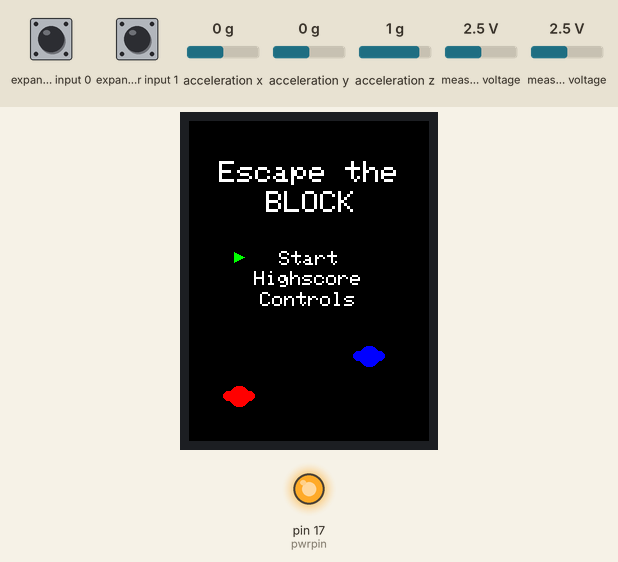
The sketch below on a simulated Arduino Uno, built with avr-gcc and run on an emulated ATmega328P. Parts: 240×320 colour display, output pins drawn as LEDs (lit = HIGH). Wiring (inferred from the names in the program): Wii Nunchuk at I2C address 0x52. The inputs (shaded band) are chosen by the test bench; at power-on: measured voltage 2.5 V, expander input 0 HIGH, expander input 1 HIGH, acceleration x 0 g, acceleration y 0 g, acceleration z 1 g.

Above: at 1.3 s.
1.4 s: measured voltage (sensor 201) set to 0.1 V
At 2.9 s:
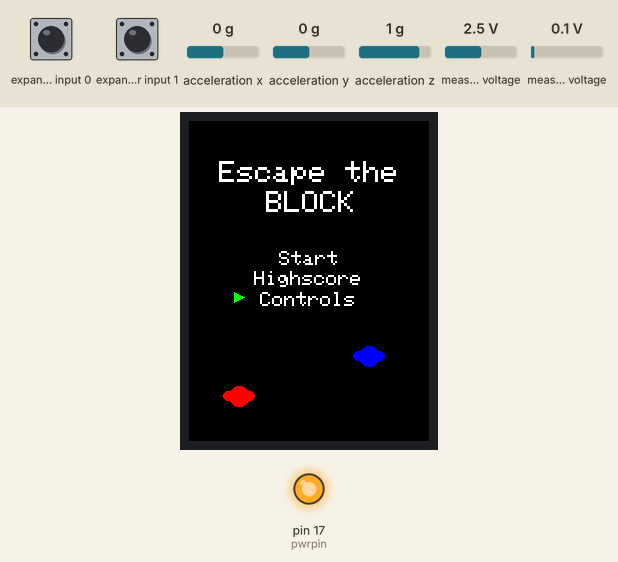
3.3 s: expander input 0 pulled LOW for 0.25 s
At 4.1 s:
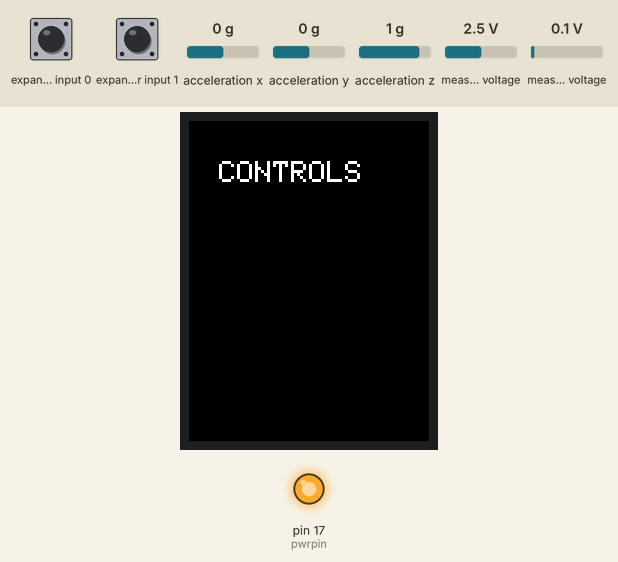
5.1 s: expander input 1 pulled LOW for 0.25 s
At 5.6 s:
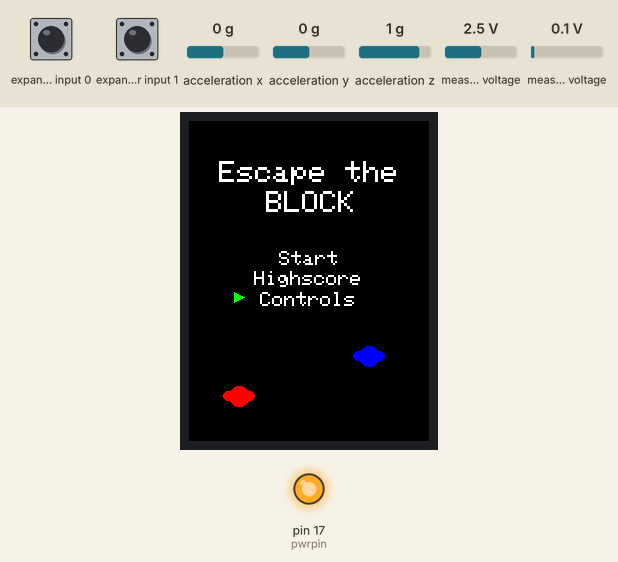
6.8 s: measured voltage (sensor 201) set to 3.8 V
At 7.25 s:
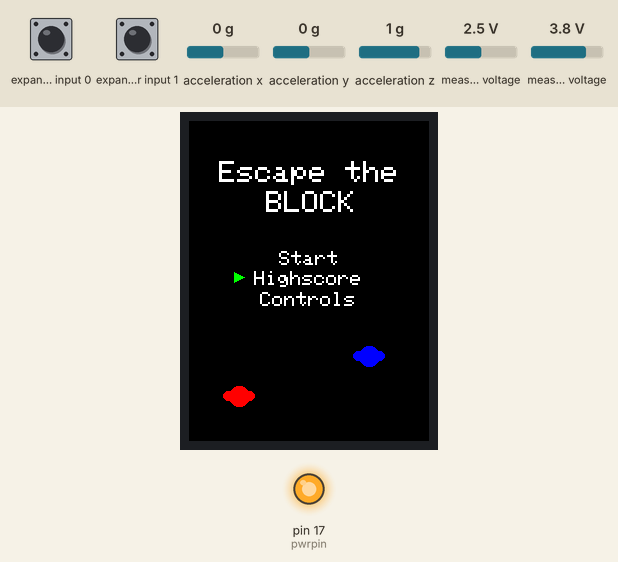
8.8 s: expander input 0 pulled LOW for 1 s
12.8 s: measured voltage (sensor 200) set to 0.1 V
Timing chart, 0 to 15.8 s (numbered marks = the images above; inputs shaded):
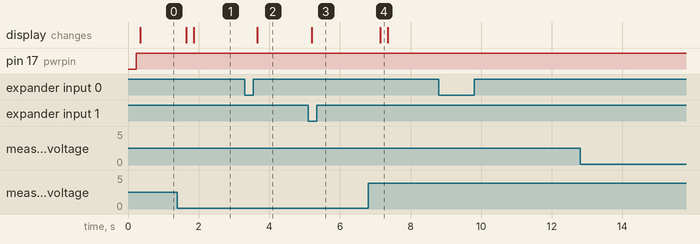

The sketch:

IRgame_home.ino
```cpp
#include <Wire.h>
#include <Adafruit_ILI9341.h>
#include <Adafruit_GFX.h>    // Core graphics library

#define BLACK   0x0000
#define BLUE    0x001F
#define RED     0xF800
#define GREEN   0x07E0
#define CYAN    0x07FF
#define MAGENTA 0xF81F
#define YELLOW  0xFFE0
#define WHITE   0xFFFF
#define GREY    0xD6BA

#define BACKGROUND	0x0000

#define TFT_DC 9
#define TFT_CS 10

Adafruit_ILI9341 screen = Adafruit_ILI9341(TFT_CS, TFT_DC);

int pointerPos = 1;
int oudpointerPos = 2;
int scherm = 1, oudescherm = 1;

int joyx;			//de x-coordinaten van het charcter
int joyy = 275;		//de y-coordinaten van het charcter, 275 is de beginlocatie van het onderste charachter


int charachterx = 115;	//de x locatie van het charchter, als de nunchuck naar rechts/links word geduwd komt er iedere loop 1 bij/af
//115 is de beginlocatie waaruit de charachter wordt getekend


int main (){
	init();
	screen.begin();
	screen.fillScreen(BACKGROUND);
	nunchuck_setpowerpins();
	nunchuck_init();
	Serial.begin(9600);

	for(;;){
		nunchuck_get_data();	//nunchuck data ophalen
		joyy = nunchuck_joyy();	//y data van de joystick ophalen
		joyx = nunchuck_joyx();	//x data van de joystick ophalen

		/*		UITLEZEN
		Serial.print("scherm: ");
		Serial.print(scherm);
		Serial.print(", c button: ");
		Serial.print(nunchuck_cbutton());
		Serial.print(", z button: ");
		Serial.println(nunchuck_zbutton());
		*/

		clearScreen();

		if(scherm == 1){		//scherm 1 is het homescreen
			drawHomescreen();
			drawPointer();
		}

		if(scherm == 2){		//scherm 2 is het spel
			start();
		}

		if(scherm == 3){		//scherm 3 is de highscores
			highscore();
		}

		if(scherm == 4){		//scherm 4 is de controls
			controls();
		}
	}
}

void clearScreen(){
	if (scherm != oudescherm) {			//het scherm wor eerst geleegd als je van scherm veranderd
		screen.fillScreen(BACKGROUND);
		oudescherm = scherm;
	}
}

void drawHomescreen(){				//het homescreen
	screen.setCursor(30, 40);
	screen.setTextColor(WHITE);  screen.setTextSize(3);
	screen.println("Escape the");
	screen.setCursor(77, 70);
	screen.setTextColor(WHITE);  screen.setTextSize(3);
	screen.println("BLOCK");
	screen.setCursor(90, 130);
	screen.setTextColor(WHITE);  screen.setTextSize(2);
	screen.println("Start");
	screen.setCursor(65, 150);
	screen.setTextColor(WHITE);  screen.setTextSize(2);
	screen.println("Highscore");
	screen.setCursor(71, 171);
	screen.setTextColor(WHITE);  screen.setTextSize(2);
	screen.println("Controls");

	drawcharHomescreen(50, 275, RED);		//teken twee players ter decoratie op het homescreen
	drawcharHomescreen(180, 235, BLUE);
}


void drawcharHomescreen(int x, int y, int color){	//een player tekenen
	screen.fillCircle(x, y, 10, color);
	screen.fillRoundRect(x - 16, y - 5, 32, 10, 5, color);
}


void drawPointer(){			//het tekenen  van de aanwijzer

	if (oudpointerPos != pointerPos){	//als de positie van de pointer is veranderd haal je de pointer weg van de vorigie positie
		if (oudpointerPos == 1){
			screen.fillTriangle(45, 131, 45, 141, 55, 136, BACKGROUND);
		}

		if (oudpointerPos == 2){
			screen.fillTriangle(45, 151, 45, 161, 55, 156, BACKGROUND);
		}

		if (oudpointerPos == 3){
			screen.fillTriangle(45, 171, 45, 181, 55, 176, BACKGROUND);
		}
		oudpointerPos = pointerPos;
	}

	if (pointerPos == 1){
		screen.fillTriangle(45, 131, 45, 141, 55, 136, GREEN); //teken een pointer op positie 1
		if(nunchuck_zbutton() == 1){
			scherm = 2;		//als de pointer op positie 1 is en er word op z gedrukt, ga naar scherm 2 (start)
		}
	}

	if (pointerPos == 2){
		screen.fillTriangle(45, 151, 45, 161, 55, 156, GREEN);	//teken een pointer op positie 2

		if(nunchuck_zbutton() == 1){
			scherm = 3;		//als de pointer op positie 2 is en er word op z gedrukt, ga naar scherm 3 (Highscores)
		}
	}

	if (pointerPos == 3){
		screen.fillTriangle(45, 171, 45, 181, 55, 176, GREEN);	//teken een pointer op positie 3

		if(nunchuck_zbutton() == 1){
			scherm = 4;		//als de pointer op positie 3 is en er word op z gedrukt, ga naar scherm 2 (controls)
		}
	}


	_delay_ms(200);


	if (joyy > 140 && pointerPos > 1) {
		pointerPos--;
	} else if (joyy < 90 && pointerPos < 3) {
		pointerPos++;
	}
}

void start(){
	drawcharacter(joyx, 275, BLUE);

	if(nunchuck_cbutton() == 1){
		scherm = 1;
	}
}

void highscore(){
	screen.setCursor(30, 40);
	screen.setTextColor(WHITE);
	screen.setTextSize(3);
	screen.println("HIGHSCORES");

	if(nunchuck_cbutton() == 1){
		scherm = 1;
	}
}


void controls(){
	screen.setCursor(30, 40);
	screen.setTextColor(WHITE);
	screen.setTextSize(3);
	screen.println("CONTROLS");


	if(nunchuck_cbutton() == 1){
		scherm = 1;
	}
}


//functie voor het teken van het charachter op de juiste locatie
void drawcharacter(int x, int y, int Color){


	if (x > 140 && charachterx < 225) {			//de x coordinaten van de charachter mag niet hoger worden dan 225, anders gaat hij uit het scherm
		charachterx++;								//als de nunchuck naar rechts is geduwd, gaat het charachter ook naar rechts
		} else if (x < 90 && charachterx > 15) {	//de y coordinaten van de charachter mag niet lager worden dan 15, anders gaat hij uit het scherm
		charachterx--;								//als de nunchuck naar links is geduwd, gaat het charachter ook naar links
	}


	//teken het charachter
	screen.fillCircle(charachterx, y, 10, Color);						//hoofd
	screen.fillRoundRect(charachterx - 16, y - 5, 32, 10, 5, Color);	//schouders


	//een lijn om het charachter heen tekenen in dezelfde kleur als de achtergrond
	// B = boven, O = onder, L = links, R = rechts, hoofd is de middelste circel en de schouders zijn de uitsteksels aan de linker en rechter kant
	screen.drawLine(charachterx - 4, y - 11, charachterx + 4, y - 11, BACKGROUND);									// B hoofd
	screen.fillTriangle(charachterx - 4, y - 10, charachterx - 8, y - 6, charachterx - 8, y - 10, BACKGROUND);		// LB hoofd
	screen.drawLine(charachterx - 12, y - 6, charachterx - 8, y - 6, BACKGROUND);									// L schouder B
	screen.fillTriangle(charachterx - 13, y - 6, charachterx - 16, y - 2, charachterx - 16, y - 6, BACKGROUND);		// L shouder LB
	screen.drawLine(charachterx - 16, y + 2, charachterx - 16, y - 2, BACKGROUND);									// L schouder L
	screen.fillTriangle(charachterx - 13, y + 6, charachterx - 16, y + 2, charachterx - 16, y + 6, BACKGROUND);		// L schouder LO
	screen.drawLine(charachterx - 12, y + 6, charachterx - 8, y + 6, BACKGROUND);									// L schouder O
	screen.fillTriangle(charachterx - 4, y + 10, charachterx - 8, y + 6, charachterx - 8, y + 10, BACKGROUND);		// LO hoofd
	screen.drawLine(charachterx - 4, y + 11, charachterx + 4, y + 11, BACKGROUND);									// O hoofd
	screen.fillTriangle(charachterx + 8, y + 6, charachterx + 4, y + 11, charachterx + 8, y + 11, BACKGROUND);		// RO hoofd
	screen.drawLine(charachterx + 12, y + 6, charachterx + 8, y + 6, BACKGROUND);									// R schouder O
	screen.fillTriangle(charachterx + 13, y + 6, charachterx + 16, y + 2, charachterx + 16, y + 6, BACKGROUND);		// R schouder RO
	screen.drawLine(charachterx + 16, y + 2, charachterx + 16, y - 2, BACKGROUND);									// R schouder R
	screen.fillTriangle(charachterx + 13, y - 6, charachterx + 16, y - 2, charachterx + 16, y - 6, BACKGROUND);		// R shouder RB
	screen.drawLine(charachterx + 12, y - 6, charachterx + 8, y - 6, BACKGROUND);									// R schouder B
	screen.fillTriangle(charachterx + 4, y - 10, charachterx + 8, y - 6, charachterx + 8, y - 10, BACKGROUND);		// RB hoofd

	//tweede keer de lijn tekenen maar dan 1px meer naar buiten, zodat echt alles van het charachter word weggehaald wat buiten de lijn komt
	screen.drawLine(charachterx - 5, y - 12, charachterx + 5, y - 12, BACKGROUND);		// B hoofd
	screen.drawLine(charachterx - 13, y - 7, charachterx - 9, y - 7, BACKGROUND);		// L schouder B
	screen.drawLine(charachterx - 17, y + 3, charachterx - 17, y - 3, BACKGROUND);		// L schouder L
	screen.drawLine(charachterx - 13, y + 7, charachterx - 9, y + 7, BACKGROUND);		// L schouder O
	screen.drawLine(charachterx - 5, y + 12, charachterx + 4, y + 12, BACKGROUND);		// O hoofd
	screen.drawLine(charachterx + 13, y + 7, charachterx + 9, y + 7, BACKGROUND);		// R schouder O
	screen.drawLine(charachterx + 17, y + 4, charachterx + 17, y - 3, BACKGROUND);		// R schouder R
	screen.drawLine(charachterx + 13, y - 7, charachterx + 9, y - 7, BACKGROUND);		// R schouder B

}


//______________________________________________________________\\
//																\\
//						-	NUNCHUCK	-						\\
//______________________________________________________________\\

static uint8_t nunchuck_buf[6]; // array to store nunchuck data,


// Uses port C (analog in) pins as power & ground for Nunchuck

static void nunchuck_setpowerpins()

{

	#define pwrpin PC3

	#define gndpin PC2

	DDRC |= _BV(pwrpin) | _BV(gndpin);

	PORTC &=~ _BV(gndpin);

	PORTC |= _BV(pwrpin);

	delay(100); // wait for things to stabilize

}


// initialize the I2C system, join the I2C bus,

// and tell the nunchuck we're talking to it

void nunchuck_init()

{

	Wire.begin();  // join i2c bus as master

	Wire.beginTransmission(0x52); // transmit to device 0x52

	Wire.write(0x40);  // sends memory address

	Wire.write(0x00);  // sends sent a zero.

	Wire.endTransmission(); // stop transmitting

}


// Send a request for data to the nunchuck

// was "send_zero()"

void nunchuck_send_request()

{

	Wire.beginTransmission(0x52); // transmit to device 0x52

	Wire.write(0x00);  // sends one byte

	Wire.endTransmission(); // stop transmitting

}


// Receive data back from the nunchuck,

// returns 1 on successful read. returns 0 on failure

int nunchuck_get_data()

{

	int cnt=0;

	Wire.requestFrom (0x52, 6); // request data from nunchuck

	while (Wire.available ()) {

		// receive byte as an integer

		nunchuck_buf[cnt] = nunchuk_decode_byte(Wire.read());

		cnt++;

	}

	nunchuck_send_request(); // send request for next data payload

	// If we recieved the 6 bytes, then go print them

	if (cnt >= 5) {

		return 1; // success

	}

	return 0; //failure

}


// Print the input data we have recieved

// accel data is 10 bits long

// so we read 8 bits, then we have to add

// on the last 2 bits. That is why I

// multiply them by 2 * 2

void nunchuck_print_data()

{

	static int i=0;

	int joy_x_axis = nunchuck_buf[0];

	int joy_y_axis = nunchuck_buf[1];

	int accel_x_axis = nunchuck_buf[2]; // * 2 * 2;

	int accel_y_axis = nunchuck_buf[3]; // * 2 * 2;

	int accel_z_axis = nunchuck_buf[4]; // * 2 * 2;


	int z_button = 0;

	int c_button = 0;


	// byte nunchuck_buf[5] contains bits for z and c buttons

	// it also contains the least significant bits for the accelerometer data

	// so we have to check each bit of byte outbuf[5]

	if ((nunchuck_buf[5] >> 0) & 1)

	z_button = 1;

	if ((nunchuck_buf[5] >> 1) & 1)

	c_button = 1;


	if ((nunchuck_buf[5] >> 2) & 1)

	accel_x_axis += 2;

	if ((nunchuck_buf[5] >> 3) & 1)

	accel_x_axis += 1;


	if ((nunchuck_buf[5] >> 4) & 1)

	accel_y_axis += 2;

	if ((nunchuck_buf[5] >> 5) & 1)

	accel_y_axis += 1;


	if ((nunchuck_buf[5] >> 6) & 1)

	accel_z_axis += 2;

	if ((nunchuck_buf[5] >> 7) & 1)

	accel_z_axis += 1;


	Serial.print(i,DEC);

	Serial.print("\t");


	Serial.print("joy:");

	Serial.print(joy_x_axis,DEC);

	Serial.print(",");

	Serial.print(joy_y_axis, DEC);

	Serial.print(" \t");


	Serial.print("acc:");

	Serial.print(accel_x_axis, DEC);

	Serial.print(",");

	Serial.print(accel_y_axis, DEC);

	Serial.print(",");

	Serial.print(accel_z_axis, DEC);

	Serial.print("\t");


	Serial.print("but:");

	Serial.print(z_button, DEC);

	Serial.print(",");

	Serial.print(c_button, DEC);


	Serial.print("\r\n"); // newline

	i++;

}


// Encode data to format that most wiimote drivers except

// only needed if you use one of the regular wiimote drivers

char nunchuk_decode_byte (char x)

{

	x = (x ^ 0x17) + 0x17;

	return x;

}


// returns zbutton state: 1=pressed, 0=notpressed

int nunchuck_zbutton()

{

	return ((nunchuck_buf[5] >> 0) & 1) ? 0 : 1; // voodoo

}


// returns zbutton state: 1=pressed, 0=notpressed

int nunchuck_cbutton()

{

	return ((nunchuck_buf[5] >> 1) & 1) ? 0 : 1; // voodoo

}


// returns value of x-axis joystick

int nunchuck_joyx()

{

	return nunchuck_buf[0];

}


// returns value of y-axis joystick

int nunchuck_joyy()

{

	return nunchuck_buf[1];

}


// returns value of x-axis accelerometer

int nunchuck_accelx()

{

	return nunchuck_buf[2]; // FIXME: this leaves out 2-bits of the data

}


// returns value of y-axis accelerometer

int nunchuck_accely()

{

	return nunchuck_buf[3]; // FIXME: this leaves out 2-bits of the data

}


// returns value of z-axis accelerometer

int nunchuck_accelz()

{

	return nunchuck_buf[4]; // FIXME: this leaves out 2-bits of the data

}
```

Measured:
- after the input at 1.4 s, the display: first changes after 0.24 s (image 1 shows a later state)
- after the input at 3.3 s, the display: changes after 0.35 s (image 2)
- after the input at 5.1 s, the display: changes after 0.10 s (image 3)
- after the input at 6.8 s, the display: changes after 0.34 s (image 4)
- after the input at 8.8 s, every drawn part: stays the same
- after the input at 12.8 s, every drawn part: stays the same
